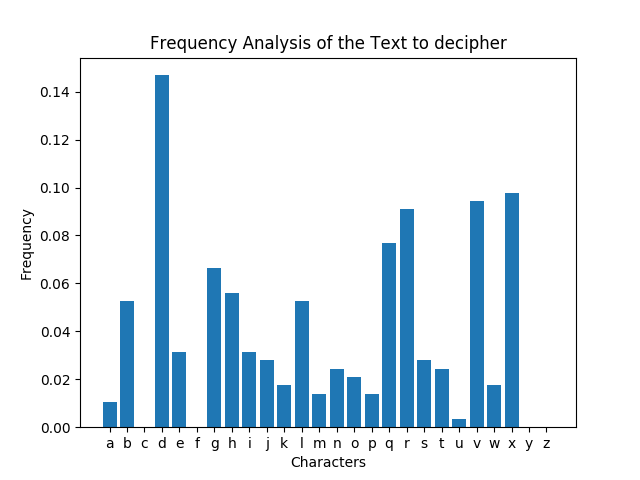

Recreate this plot in Python.
import matplotlib.pyplot as plt
import numpy as np

f = open("level_1.txt", "r+")
s = f.read()
f.close()

a = [0 for i in range(26)]
b = []

for i in range(26):
	b.append(chr(ord('a')+i))

for i in s:
	if(i.isalpha()):
		a[ord(i)-ord('a')] += 1/(len(s)-1)

x = np.arange(26)

plt.bar(x, a)
plt.xticks(x, b)
plt.xlabel('Characters')
plt.ylabel('Frequency')
plt.title('Frequency Analysis of the Text to decipher')
plt.show()
plt.savefig('Frequency_Analysis')